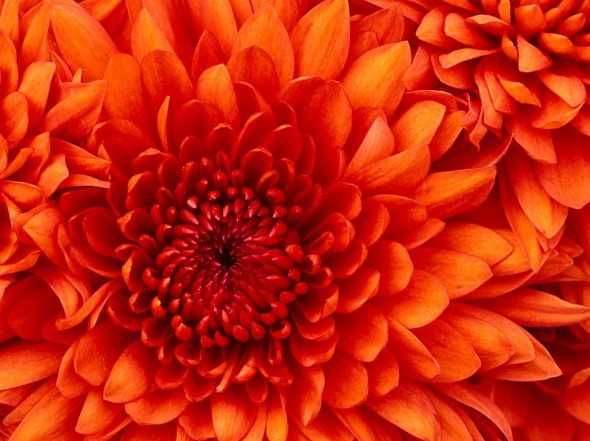
#> input picture Prak7/flower1.jpg, 590 x 441 px
$ python tugas1.py
#> lines starting #> are read from the running program, lines starting #| are printed output that depends on the picture
import cv2
import matplotlib.pyplot as plt

img = cv2.imread("flower1.jpg", 0)
#> img: shape (441, 590); min 3, max 188, mean 82.9
img1 = cv2.equalizeHist(img)
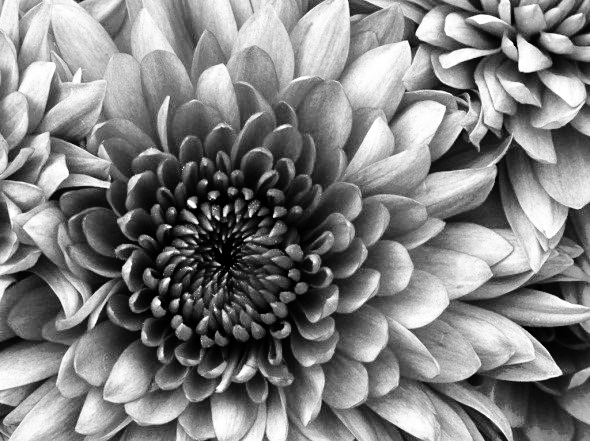
#> img1: shape (441, 590); min 0, max 255, mean 128.7

plt.subplot(2, 2, 1)
plt.imshow(img, cmap = 'gray', vmin = 0, vmax = 255)
plt.title('Gambar 1 Original')
plt.axis('off')

plt.subplot(2, 2, 2)
plt.hist(img.flatten(), 256, [0, 256], color='r')
plt.title('Histogram Gambar 1 Original')

plt.subplot(2, 2, 3)
plt.imshow(img1, cmap = 'gray', vmin = 0, vmax = 255)
plt.title('Gambar 1 Enhanced')
plt.axis('off')

plt.subplot(2, 2, 4)
plt.hist(img1.flatten(), 256, [0, 256], color='r')
plt.title('Histogram Gambar 1 Enhanced')
plt.show()
#> figure, not shown here; panel 2: tallest bar 4670 high, from x = 55 to 56; panel 4: tallest bar 4670 high, from x = 79 to 80

img = cv2.imread("flower2.jpg", 0)
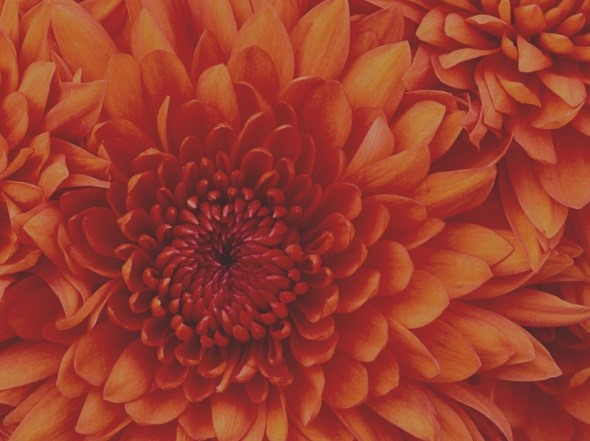
#> input picture Prak7/flower2.jpg, 590 x 441 px
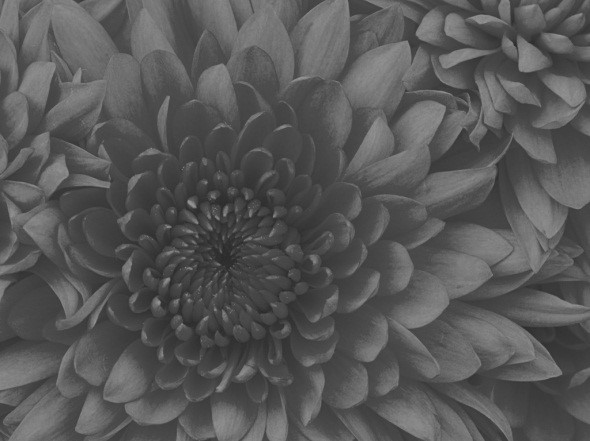
#> img: shape (441, 590); min 38, max 152, mean 87.8
img1 = cv2.equalizeHist(img)

plt.subplot(2, 2, 1)
plt.imshow(img, cmap = 'gray', vmin = 0, vmax = 255)
plt.title('Gambar 2 Original')
plt.axis('off')

plt.subplot(2, 2, 2)
plt.hist(img.flatten(), 256, [0, 256], color='r')
plt.title('Histogram Gambar 2 Original')

plt.subplot(2, 2, 3)
plt.imshow(img1, cmap = 'gray', vmin = 0, vmax = 255)
plt.title('Gambar 2 Enhanced')
plt.axis('off')

plt.subplot(2, 2, 4)
plt.hist(img1.flatten(), 256, [0, 256], color='r')
plt.title('Histogram Gambar 2 Enhanced')
plt.show()
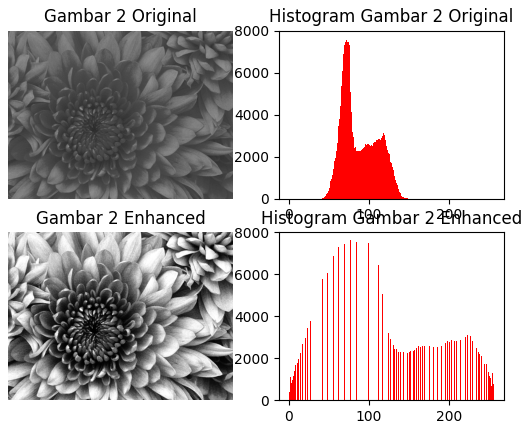
#> figure drawn by matplotlib, 4 panels; panel 2: tallest bar 7621 high, from x = 71 to 72; panel 4: tallest bar 7621 high, from x = 77 to 78

img = cv2.imread("flower3.jpg", 0)
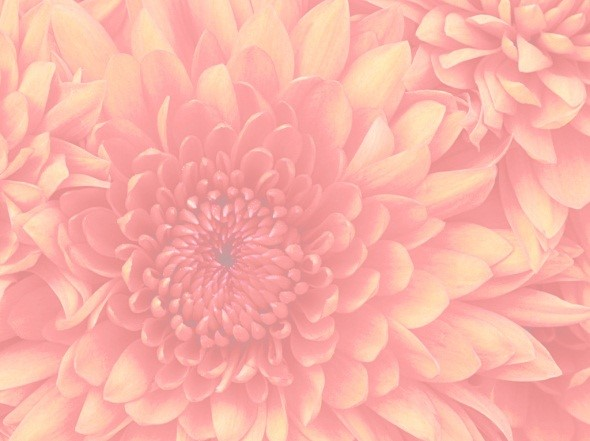
#> input picture Prak7/flower3.jpg, 590 x 441 px
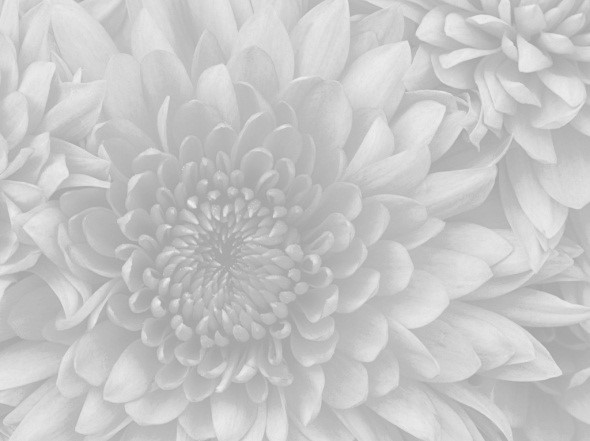
#> img: shape (441, 590); min 159, max 244, mean 198.6
img1 = cv2.equalizeHist(img)

plt.subplot(2, 2, 1)
plt.imshow(img, cmap = 'gray', vmin = 0, vmax = 255)
plt.title('Gambar 3 Original')
plt.axis('off')

plt.subplot(2, 2, 2)
plt.hist(img.flatten(), 256, [0, 256], color='r')
plt.title('Histogram Gambar 3 Original')

plt.subplot(2, 2, 3)
plt.imshow(img1, cmap = 'gray', vmin = 0, vmax = 255)
plt.title('Gambar 3 Enhanced')
plt.axis('off')

plt.subplot(2, 2, 4)
plt.hist(img1.flatten(), 256, [0, 256], color='r')
plt.title('Histogram Gambar 3 Enhanced')
plt.show()
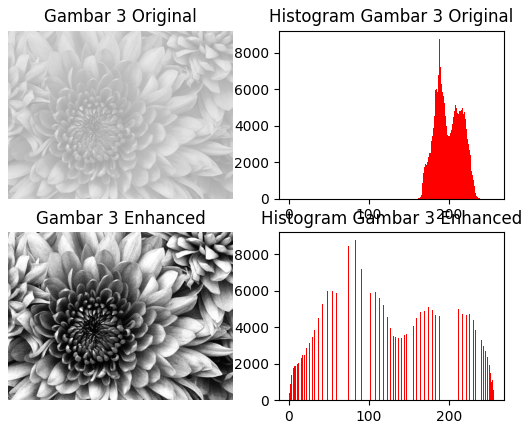
#> figure drawn by matplotlib, 4 panels; panel 2: tallest bar 8763 high, from x = 188 to 189; panel 4: tallest bar 8763 high, from x = 83 to 84
